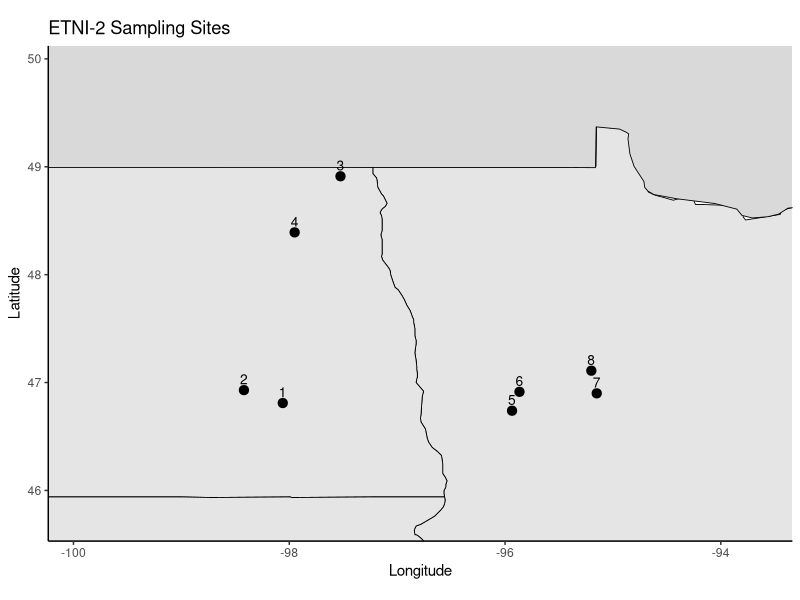
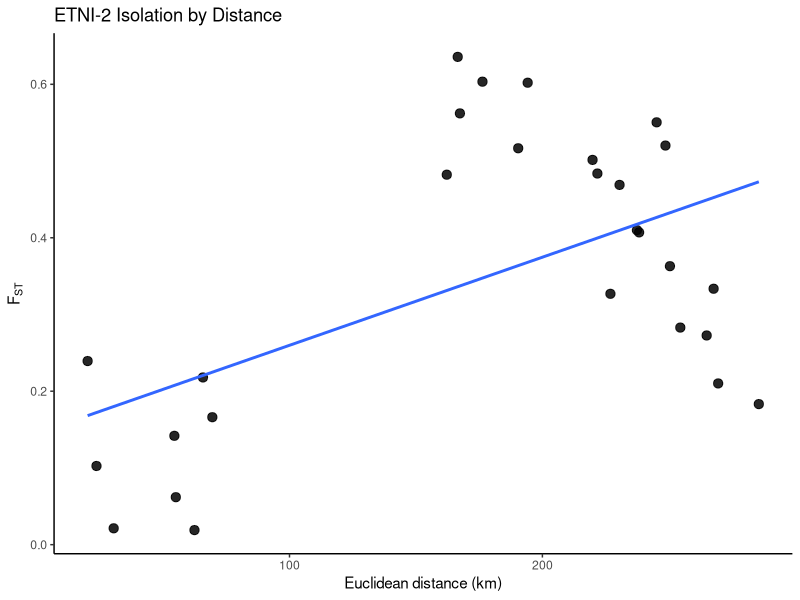

The R source for these figures, in order: (Note: this script raises an error after producing the figures.)
# -----------------------------
# ETNI-2: Johnny darter (Etheostoma nigrum)
# 8 sites, FST from table row-by-row
# -----------------------------

library(ggplot2)
library(geosphere)
library(maps)

# -----------------------------
# 0) paths
# -----------------------------
base_dir <- "/Users/johnmccall/Library/CloudStorage/OneDrive-TheOhioStateUniversity/Spring_2026/Landgen_DGS/DGS-Patterns-of-Fish-Diversity/DGS-Patterns-of-Fish-Diversity/Objective 2/Data/ETNI-2"
data_dir <- file.path(base_dir, "data")
dir.create(data_dir, recursive = TRUE, showWarnings = FALSE)

# -----------------------------
# 1) site coordinates
# best-available coordinates based on study figures / local crossings
# update these if you tighten them further
# -----------------------------
ETNI_2_coords <- data.frame(
  site_id = 1:8,
  site_name = c(
    "Beaver Creek",
    "Pipestem Creek",
    "Forest River",
    "Turtle River",
    "Lake Ida",
    "Shell River",
    "Fishhook River",
    "Coffeepot Landing"
  ),
  lat = c(
    46.8100,  # Beaver
    46.9300,  # Pipestem
    48.9120,  # Forest
    48.3920,  # Turtle
    46.7390,  # Lake Ida
    46.9140,  # Shell
    46.9000,  # Fishhook
    47.1100   # Coffeepot
  ),
  lon = c(
    -98.0600,  # Beaver
    -98.4200,  # Pipestem
    -97.5250,  # Forest
    -97.9500,  # Turtle
    -95.9350,  # Lake Ida
    -95.8660,  # Shell
    -95.1500,  # Fishhook
    -95.2000   # Coffeepot
  ),
  stringsAsFactors = FALSE
)

# -----------------------------
# 2) helper: fill symmetric matrix
# vals must be lower triangle in row-wise order:
# row2(1), row3(2), row4(3), ...
# -----------------------------
fill_sym_from_lower <- function(n, vals, diag_val = 0) {
  stopifnot(length(vals) == n * (n - 1) / 2)
  
  mat <- matrix(0, nrow = n, ncol = n)
  
  k <- 1
  for (i in 2:n) {
    for (j in 1:(i - 1)) {
      mat[i, j] <- vals[k]
      mat[j, i] <- vals[k]
      k <- k + 1
    }
  }
  
  diag(mat) <- diag_val
  mat
}

# -----------------------------
# 3) FST values from Table 1
# entered row by row from lower triangle
# -----------------------------
fst_vals <- c(
  # row 2
  0.02137,
  
  # row 3
  0.41000, 0.46890,
  
  # row 4
  0.60343, 0.63574, 0.21795,
  
  # row 5
  0.48222, 0.51667, 0.21016, 0.40701,
  
  # row 6
  0.56211, 0.60209, 0.28296, 0.32696, 0.23935,
  
  # row 7
  0.48374, 0.52020, 0.18324, 0.33357, 0.01903, 0.14189,
  
  # row 8
  0.50149, 0.55048, 0.27268, 0.36301, 0.16616, 0.06192, 0.10258
)

ETNI_2_fst <- fill_sym_from_lower(
  n = 8,
  vals = fst_vals,
  diag_val = 0
)

ETNI_2_fst[ETNI_2_fst < 0] <- 0

rownames(ETNI_2_fst) <- ETNI_2_coords$site_id
colnames(ETNI_2_fst) <- ETNI_2_coords$site_id

# -----------------------------
# 4) geographic distance matrix
# straight-line distance in km
# -----------------------------
geo_dist_km <- geosphere::distm(
  as.matrix(ETNI_2_coords[, c("lon", "lat")]),
  fun = geosphere::distHaversine
) / 1000

rownames(geo_dist_km) <- ETNI_2_coords$site_id
colnames(geo_dist_km) <- ETNI_2_coords$site_id

# -----------------------------
# 5) IBD dataframe
# -----------------------------
ibd_df <- data.frame(
  site1   = rownames(ETNI_2_fst)[row(ETNI_2_fst)[upper.tri(ETNI_2_fst)]],
  site2   = colnames(ETNI_2_fst)[col(ETNI_2_fst)[upper.tri(ETNI_2_fst)]],
  fst     = ETNI_2_fst[upper.tri(ETNI_2_fst)],
  dist_km = geo_dist_km[upper.tri(geo_dist_km)]
)

# -----------------------------
# 6) map
# zoom to extent of points with a small buffer
# US + Canada included, but cropped to data extent
# -----------------------------
usa <- map_data("state")
can <- map_data("world", region = "Canada")

xpad <- 1.5
ypad <- 1.0

xlim_map <- c(min(ETNI_2_coords$lon) - xpad, max(ETNI_2_coords$lon) + xpad)
ylim_map <- c(min(ETNI_2_coords$lat) - ypad, max(ETNI_2_coords$lat) + ypad)

map_plot <- ggplot() +
  geom_polygon(
    data = usa,
    aes(x = long, y = lat, group = group),
    fill = "grey90", color = "black", linewidth = 0.3
  ) +
  geom_polygon(
    data = can,
    aes(x = long, y = lat, group = group),
    fill = "grey85", color = "black", linewidth = 0.3
  ) +
  geom_point(
    data = ETNI_2_coords,
    aes(x = lon, y = lat),
    size = 2.8
  ) +
  geom_text(
    data = ETNI_2_coords,
    aes(x = lon, y = lat, label = site_id),
    nudge_y = 0.10,
    size = 3.5
  ) +
  coord_fixed(
    xlim = xlim_map,
    ylim = ylim_map
  ) +
  theme_classic() +
  labs(
    x = "Longitude",
    y = "Latitude",
    title = "ETNI-2 Sampling Sites"
  )

print(map_plot)

# -----------------------------
# 7) IBD plot
# just print in RStudio, do not save
# -----------------------------
ibd_plot <- ggplot(ibd_df, aes(x = dist_km, y = fst)) +
  geom_point(size = 2.8, alpha = 0.85) +
  geom_smooth(method = "lm", se = FALSE) +
  theme_classic() +
  labs(
    x = "Euclidean distance (km)",
    y = expression(F[ST]),
    title = "ETNI-2 Isolation by Distance"
  )

print(ibd_plot)

# -----------------------------
# 8) quick checks
# -----------------------------
stopifnot(identical(rownames(ETNI_2_fst), as.character(ETNI_2_coords$site_id)))
stopifnot(identical(colnames(ETNI_2_fst), as.character(ETNI_2_coords$site_id)))
stopifnot(isTRUE(all.equal(ETNI_2_fst, t(ETNI_2_fst))))
stopifnot(length(fst_vals) == nrow(ETNI_2_coords) * (nrow(ETNI_2_coords) - 1) / 2)

# -----------------------------
# 9) save RData only
# -----------------------------
save(
  ETNI_2_fst,
  ETNI_2_coords,
  file = file.path(data_dir, "ETNI-2.RData")
)
